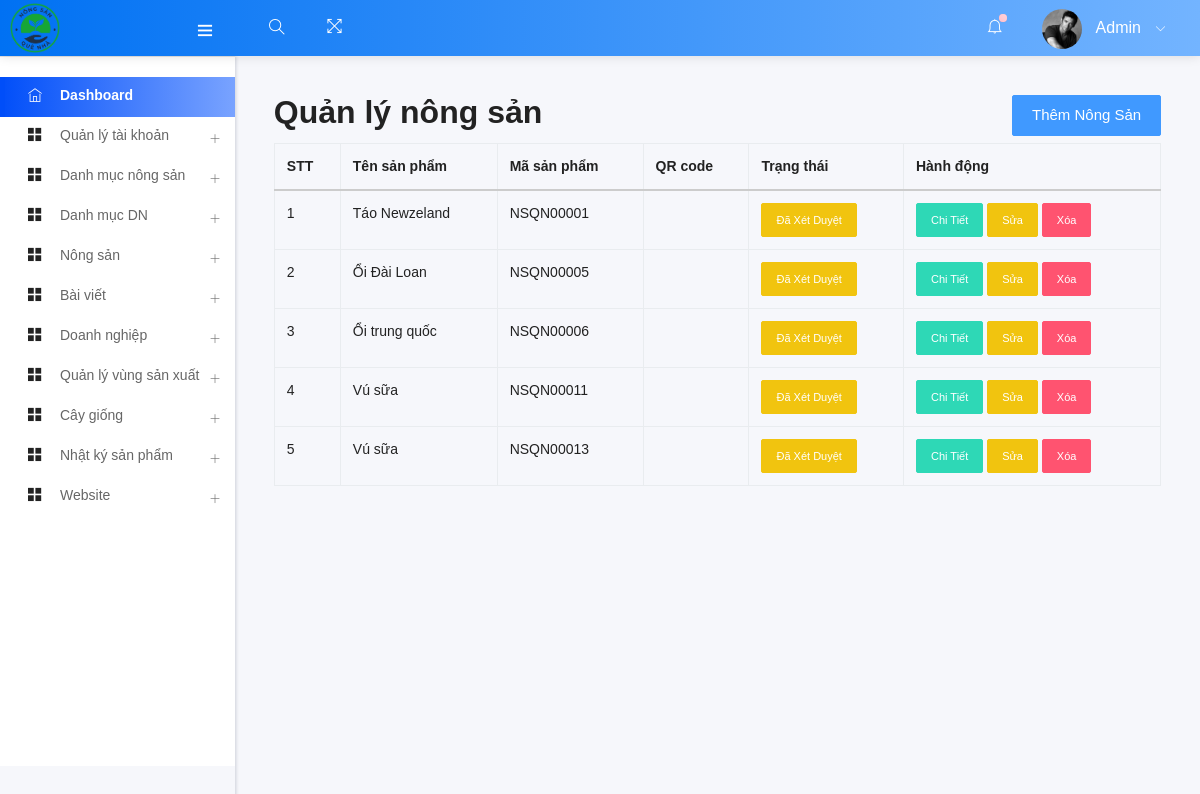
/admin/manage_product.php (signed in), run on an earlier commit of the app's database.
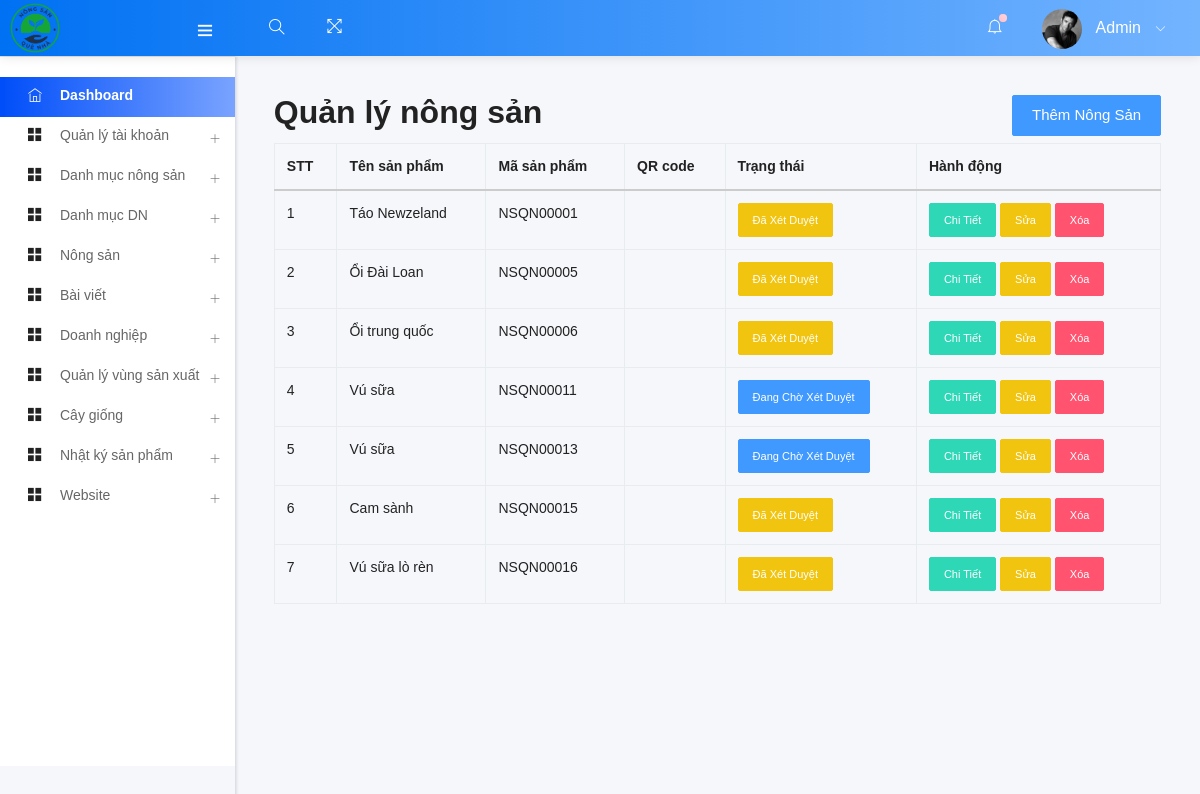
And on a later commit of the database.
### tables this page shows
CREATE TABLE `taikhoan` (
  `id_acc` int(11) NOT NULL,
  `hoten` varchar(255) NOT NULL,
  `email` varchar(255) NOT NULL,
  `matkhau` varchar(255) NOT NULL,
  `dienthoai` char(10) NOT NULL,
  `diachi` varchar(255) DEFAULT NULL,
  `hinhdaidien` varchar(255) DEFAULT NULL,
  `role` enum('Admin','Nongdan','Khachhang') NOT NULL DEFAULT 'Khachhang',
  `trangthai` enum('hoatdong','khonghoatdong') NOT NULL DEFAULT 'hoatdong',
  `ngaytao` timestamp NOT NULL DEFAULT CURRENT_TIMESTAMP
);

CREATE TABLE `sanpham` (
  `id_sp` int(11) NOT NULL,
  `taikhoan` int(11) NOT NULL,
  `danhmuc` int(11) NOT NULL,
  `caygiong` int(11) NOT NULL,
  `vungsanxuat` int(11) NOT NULL,
  `tensanpham` varchar(255) NOT NULL,
  `mavach` varchar(50) NOT NULL,
  `hinhanh` varchar(255) DEFAULT NULL,
  `gia` varchar(100) DEFAULT NULL,
  `xuatxu` varchar(255) DEFAULT NULL,
  `maqr` varchar(255) DEFAULT NULL,
  `mota` text,
  `congdung` text,
  `hdsd` text,
  `dieukienbaoquan` varchar(255) DEFAULT NULL,
  `ngaytao` timestamp NOT NULL DEFAULT CURRENT_TIMESTAMP,
  `trangthai` enum('dangchoxetduyet','daxetduyet','tuchoi') NOT NULL DEFAULT 'dangchoxetduyet'
);

### admin/manage_product.php (called while the page is built, shortened)
<?php
    include ("template.php");
?>

### admin/class/adminback.php (called while the page is built, shortened)
<?php
class  adminback
{
    private $connection;
    function __construct()
    {
        $dbhost = "localhost";
        $dbuser = "tien123";
        $dbpass = "123456";
        $dbname = "nongsanquenha";
        $this->connection = mysqli_connect($dbhost, $dbuser, $dbpass, $dbname);
        mysqli_set_charset($this->connection,'UTF8');
    }
    function show_admin_user(){
        $query = "SELECT * FROM `taikhoan` ";
        if(mysqli_query($this->connection, $query)){
            $result = mysqli_query($this->connection, $query);
            return $result;
        }
    }
    function display_product()
    {
        $query = "SELECT * FROM `sanpham`";
        if (mysqli_query($this->connection, $query)) {
            $pdt_info = mysqli_query($this->connection, $query);
            return $pdt_info;
        }
    }
}

### admin/views/manage_product_view.php (the view, shortened to what the changed rows need)
<?php
$obj=new adminback();
$product_info =  $obj->display_product();
?>
<div style="padding-bottom: 5px;" class="row">
    <div class="col-md-6 col-sm-6">
        <h2>Quản lý nông sản</h2>
    </div>
</div>
<div style="overflow-x: auto;">
    <table class="table table-bordered">
        <thead>
            <tr>
                <th>STT</th>
                <th>Tên sản phẩm</th>
                <th>Mã sản phẩm</th>
                <th>QR code</th>
                <th>Trạng thái</th>
                <th>Hành động</th>
            </tr>
        </thead>
        <tbody>
            <?php
            $dem=1;
            ?>
            <?php while($pdt = mysqli_fetch_assoc($product_info)) {
                $formatted_id_sp = 'NSQN'.str_pad($pdt['id_sp'], 5, '0', STR_PAD_LEFT);
                ?>
                <tr>
                    <td><?php echo $dem ?></td>
                    <td><?php echo $pdt['tensanpham'] ?></td>
                    <td><?php echo $formatted_id_sp ?></td>
                    <td><img style="height:60px" src="uploads/<?php echo $pdt['maqr'] ?>" alt=""></td>
                    <td>
                        <?php if($pdt['trangthai']=='dangchoxetduyet'){ ?>
                            <a href="#"  class="btn btn-sm btn-primary" onclick="updateStatus(<?php echo $pdt['id_sp'] ?>,'daxetduyet')">Đang chờ xét duyệt</a>
                        <?php } else { ?>
                            <a href="#" class="btn btn-sm btn-warning" onclick="updateStatus(<?php echo $pdt['id_sp'] ?>,'dangchoxetduyet')">Đã xét duyệt</a>
                        <?php } ?>
                    </td>
                    <td>
                        <a class="btn btn-sm btn-success editbtn" href="#" data-toggle="modal" data-target="#xemchitiet"
                        data-id="<?= $pdt['id_sp'] ?>" data-name="<?= $pdt['tensanpham'] ?>"  data-masp="<?php echo  $formatted_id_sp?>"
                        data-gia="<?= $pdt['gia'] ?>" data-xuatxu="<?= $pdt['xuatxu'] ?>" data-hinhanh="<?= $pdt['hinhanh'] ?>"
                        data-congdung="<?= $pdt['congdung'] ?>" data-caygiong="<?= $pdt['caygiong'] ?>" data-dieukienbaoquan="<?= $pdt['dieukienbaoquan'] ?>"
                        data-maqr="<?= $pdt['maqr'] ?>" data-mota="<?= $pdt['mota'] ?>" data-hdsd="<?= $pdt['hdsd'] ?>"
                        data-danhmuc="<?= $pdt['danhmuc'] ?>" data-taikhoan="<?= $pdt['taikhoan'] ?>"
                        data-vungsanxuat="<?= $pdt['vungsanxuat'] ?>">Chi tiết</a>
                        <a href="edit_product.php?trangthai=edit&&id=<?php echo $pdt['id_sp'] ?>" class="btn btn-sm btn-warning">Sửa</a>
                        <a href="javascript:void(0);" class="btn btn-sm btn-danger" onclick="confirmDelete(<?php echo $pdt['id_sp'] ?>)">Xóa</a>
                    </td>
                </tr>
                <?php
                    $dem++;
                }?>
        </tbody>
    </table>
</div>

### admin/includes/headernav.php (shortened to what the changed rows need)
<nav class="navbar header-navbar pcoded-header">
               <div class="navbar-wrapper">
                      <?php
                       $obj=new adminback();
                       $user_info = $obj->show_admin_user();
                       ?>
                   <div class="navbar-container container-fluid">
                       <ul class="nav-right">
                           <li class="user-profile header-notification">
                               <a href="#!">
                                   <img src="assets/images/avatar-4.jpg" class="img-radius" alt="User-Profile-Image">
                                   <span> <?php
                                    while($user = mysqli_fetch_assoc($user_info)){
                                        if($admin_email==$user['email'])
                                            echo $user['hoten'];
                                        }
                                   ?> </span>
                                   <i class="ti-angle-down"></i>
                               </a>
                           </li>
                       </ul>
                   </div>
               </div>
           </nav>

What changed in the data, as far as the page shows it:
changed sanpham "NSQN00011": trangthai "Đã Xét Duyệt" → "Đang Chờ Xét Duyệt"
changed sanpham "NSQN00013": trangthai "Đã Xét Duyệt" → "Đang Chờ Xét Duyệt"
added sanpham: tensanpham "Cam sành", id_sp "NSQN00015"
added sanpham: tensanpham "Vú sữa lò rèn", id_sp "NSQN00016"
